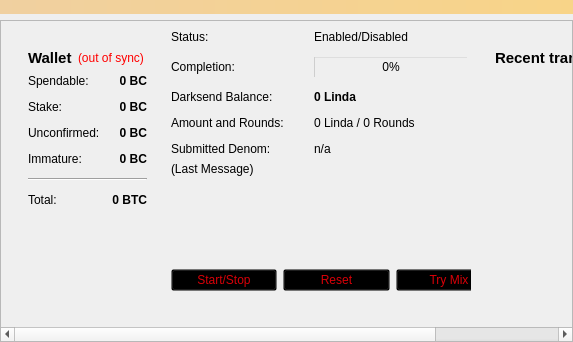
<?xml version="1.0" encoding="UTF-8"?>
<ui version="4.0">
 <class>OverviewPage</class>
 <widget class="QWidget" name="OverviewPage">
  <property name="geometry">
   <rect>
    <x>0</x>
    <y>0</y>
    <width>573</width>
    <height>342</height>
   </rect>
  </property>
  <property name="windowTitle">
   <string>Form</string>
  </property>
  <layout class="QVBoxLayout" name="topLayout">
<property name="leftMargin">
    <number>0</number>
   </property>
   <property name="topMargin">
    <number>0</number>
   </property>
   <property name="rightMargin">
    <number>0</number>
   </property>
   <property name="bottomMargin">
    <number>0</number>
   </property>
   <item>
    <widget class="QLabel" name="labelAlerts">
     <property name="visible">
      <bool>false</bool>
     </property>
     <property name="styleSheet">
      <string notr="true">background-color: qlineargradient(x1: 0, y1: 0, x2: 1, y2: 0, stop:0 #F0D0A0, stop:1 #F8D488);  color:#000000
</string>
     </property>
     <property name="wordWrap">
      <bool>true</bool>
     </property>
     <property name="margin">
      <number>3</number>
     </property>
    </widget>
   </item>
   <item>
<widget class="QScrollArea" name="scrollArea">
     <property name="widgetResizable">
      <bool>true</bool>
     </property>
     <widget class="QWidget" name="scrollAreaWidgetContents">
      <property name="geometry">
       <rect>
        <x>0</x>
        <y>0</y>
        <width>350</width>
        <height>500</height>
       </rect>
      </property>
    <layout class="QHBoxLayout" name="horizontalLayout" stretch="1,1">
     <item>
      <widget class="QWidget" name="columnOneWidget">
      
      <layout class="QVBoxLayout" name="verticalLayout_2">
       <item>
        <widget class="QWidget" name="widget" native="true">
         <layout class="QVBoxLayout" name="verticalLayout_4">
          <item>
           <layout class="QHBoxLayout" name="horizontalLayout_4">
            <item>
             <widget class="QLabel" name="label_5">
              <property name="font">
               <font>
                <pointsize>11</pointsize>
                <weight>75</weight>
                <bold>true</bold>
               </font>
              </property>
              <property name="text">
               <string>Wallet</string>
              </property>
             </widget>
            </item>
            <item>
             <widget class="QLabel" name="labelWalletStatus">
              <property name="toolTip">
               <string>The displayed information may be out of date. Your wallet automatically synchronizes with the Linda network after a connection is established, but this process has not completed yet.</string>
              </property>
              <property name="styleSheet">
               <string notr="true">QLabel { color: red; }</string>
              </property>
              <property name="text">
               <string notr="true">(out of sync)</string>
              </property>
              <property name="alignment">
               <set>Qt::AlignLeading|Qt::AlignLeft|Qt::AlignVCenter</set>
              </property>
             </widget>
            </item>
            <item>
             <spacer name="horizontalSpacer_2">
              <property name="orientation">
               <enum>Qt::Horizontal</enum>
              </property>
              <property name="sizeHint" stdset="0">
               <size>
                <width>40</width>
                <height>20</height>
               </size>
              </property>
             </spacer>
            </item>
           </layout>
          </item>
          <item>
           <layout class="QFormLayout" name="formLayout_2">
            <property name="fieldGrowthPolicy">
             <enum>QFormLayout::AllNonFixedFieldsGrow</enum>
            </property>
            <property name="horizontalSpacing">
             <number>12</number>
            </property>
            <property name="verticalSpacing">
             <number>12</number>
            </property>
            <item row="0" column="0">
             <widget class="QLabel" name="label">
              <property name="text">
               <string>Spendable:</string>
              </property>
             </widget>
            </item>
            <item row="0" column="1">
             <widget class="QLabel" name="labelBalance">
              <property name="font">
               <font>
                <weight>75</weight>
                <bold>true</bold>
               </font>
              </property>
              <property name="cursor">
               <cursorShape>IBeamCursor</cursorShape>
              </property>
              <property name="toolTip">
               <string>Your current spendable balance</string>
              </property>
              <property name="text">
               <string notr="true">0 BC</string>
              </property>
              <property name="alignment">
               <set>Qt::AlignRight|Qt::AlignTrailing|Qt::AlignVCenter</set>
              </property>
              <property name="textInteractionFlags">
               <set>Qt::LinksAccessibleByMouse|Qt::TextSelectableByKeyboard|Qt::TextSelectableByMouse</set>
              </property>
             </widget>
            </item>
            <item row="1" column="0">
             <widget class="QLabel" name="label_6">
              <property name="text">
               <string>Stake:</string>
              </property>
             </widget>
            </item>
            <item row="1" column="1">
             <widget class="QLabel" name="labelStake">
              <property name="font">
               <font>
                <weight>75</weight>
                <bold>true</bold>
               </font>
              </property>
              <property name="cursor">
               <cursorShape>IBeamCursor</cursorShape>
              </property>
              <property name="toolTip">
               <string>Total of coins that was staked, and do not yet count toward the current balance</string>
              </property>
              <property name="text">
               <string notr="true">0 BC</string>
              </property>
              <property name="alignment">
               <set>Qt::AlignRight|Qt::AlignTrailing|Qt::AlignVCenter</set>
              </property>
              <property name="textInteractionFlags">
               <set>Qt::LinksAccessibleByMouse|Qt::TextSelectableByKeyboard|Qt::TextSelectableByMouse</set>
              </property>
             </widget>
            </item>
            <item row="2" column="0">
             <widget class="QLabel" name="label_3">
              <property name="text">
               <string>Unconfirmed:</string>
              </property>
             </widget>
            </item>
            <item row="2" column="1">
             <widget class="QLabel" name="labelUnconfirmed">
              <property name="font">
               <font>
                <weight>75</weight>
                <bold>true</bold>
               </font>
              </property>
              <property name="cursor">
               <cursorShape>IBeamCursor</cursorShape>
              </property>
              <property name="toolTip">
               <string>Total of transactions that have yet to be confirmed, and do not yet count toward the current balance</string>
              </property>
              <property name="text">
               <string notr="true">0 BC</string>
              </property>
              <property name="alignment">
               <set>Qt::AlignRight|Qt::AlignTrailing|Qt::AlignVCenter</set>
              </property>
              <property name="textInteractionFlags">
               <set>Qt::LinksAccessibleByMouse|Qt::TextSelectableByKeyboard|Qt::TextSelectableByMouse</set>
              </property>
             </widget>
            </item>
            <item row="3" column="0">
             <widget class="QLabel" name="labelImmatureText">
              <property name="text">
               <string>Immature:</string>
              </property>
             </widget>
            </item>
            <item row="3" column="1">
             <widget class="QLabel" name="labelImmature">
              <property name="font">
               <font>
                <weight>75</weight>
                <bold>true</bold>
               </font>
              </property>
              <property name="toolTip">
               <string>Mined balance that has not yet matured</string>
              </property>
              <property name="text">
               <string notr="true">0 BC</string>
              </property>
              <property name="alignment">
               <set>Qt::AlignRight|Qt::AlignTrailing|Qt::AlignVCenter</set>
              </property>
              <property name="textInteractionFlags">
               <set>Qt::LinksAccessibleByMouse|Qt::TextSelectableByKeyboard|Qt::TextSelectableByMouse</set>
              </property>
             </widget>
            </item>
            <item row="4" column="0" colspan="2">
             <widget class="Line" name="line">
              <property name="orientation">
               <enum>Qt::Horizontal</enum>
              </property>
             </widget>
            </item>
            <item row="5" column="0">
             <widget class="QLabel" name="labelTotalText">
              <property name="text">
               <string>Total:</string>
              </property>
             </widget>
            </item>
            <item row="5" column="1">
             <widget class="QLabel" name="labelTotal">
              <property name="font">
               <font>
                <weight>75</weight>
                <bold>true</bold>
               </font>
              </property>
              <property name="cursor">
               <cursorShape>IBeamCursor</cursorShape>
              </property>
              <property name="toolTip">
               <string>Your current total balance</string>
              </property>
              <property name="text">
               <string notr="true">0 BTC</string>
              </property>
              <property name="alignment">
               <set>Qt::AlignRight|Qt::AlignTrailing|Qt::AlignVCenter</set>
              </property>
              <property name="textInteractionFlags">
               <set>Qt::LinksAccessibleByMouse|Qt::TextSelectableByKeyboard|Qt::TextSelectableByMouse</set>
              </property>
             </widget>
            </item>
           </layout>
          </item>
         </layout>
        </widget>
       </item>
       <item>
        <spacer name="verticalSpacer">
         <property name="orientation">
          <enum>Qt::Vertical</enum>
         </property>
         <property name="sizeHint" stdset="0">
          <size>
           <width>20</width>
           <height>40</height>
          </size>
         </property>
        </spacer>
       </item>
      </layout>
     
</widget>
</item>
<item>
<widget class="QFrame" name="frameDarksend">
<property name="sizePolicy">
             <sizepolicy hsizetype="MinimumExpanding" vsizetype="MinimumExpanding">
              <horstretch>0</horstretch>
              <verstretch>0</verstretch>
             </sizepolicy>
            </property>
<property name="minimumSize">
             <size>
              <width>300</width>
              <height>261</height>
             </size>
            </property>
      <property name="styleSheet">
       <string notr="true">background:transparent;</string>
      </property>
      <property name="frameShape">
       <enum>QFrame::StyledPanel</enum>
      </property>
      <property name="frameShadow">
       <enum>QFrame::Raised</enum>
      </property>
      <widget class="QWidget" name="verticalLayoutWidget">
       <property name="geometry">
        <rect>
         <x>0</x>
         <y>0</y>
         <width>331</width>
         <height>261</height>
        </rect>
       </property>
       <layout class="QVBoxLayout" name="verticalLayout_5">
        <item>
         <layout class="QFormLayout" name="formLayout">
          <property name="fieldGrowthPolicy">
           <enum>QFormLayout::AllNonFixedFieldsGrow</enum>
          </property>
          <property name="horizontalSpacing">
           <number>30</number>
          </property>
          <property name="verticalSpacing">
           <number>12</number>
          </property>
          <item row="0" column="0">
           <widget class="QLabel" name="label_6">
            <property name="text">
             <string>Status:</string>
            </property>
           </widget>
          </item>
          <item row="0" column="1">
           <widget class="QLabel" name="darksendEnabled">
            <property name="styleSheet">
             <string notr="true">color: rgb(0, 0, 0);</string>
            </property>
            <property name="text">
             <string>Enabled/Disabled</string>
            </property>
           </widget>
          </item>
          <item row="1" column="0">
           <widget class="QLabel" name="label_7">
            <property name="styleSheet">
             <string notr="true">color: rgb(0, 0, 0);</string>
            </property>
            <property name="text">
             <string>Completion:</string>
            </property>
           </widget>
          </item>
          <item row="1" column="1">
           <widget class="QProgressBar" name="darksendProgress">
            <property name="maximumSize">
             <size>
              <width>154</width>
              <height>16777215</height>
             </size>
            </property>
            <property name="styleSheet">
             <string notr="true">background:transparent;</string>
            </property>
            <property name="value">
             <number>0</number>
            </property>
           </widget>
          </item>
          <item row="2" column="0">
           <widget class="QLabel" name="labelAnonymizedText">
            <property name="styleSheet">
             <string notr="true">color: rgb(0, 0, 0);</string>
            </property>
            <property name="text">
             <string>Darksend Balance:</string>
            </property>
           </widget>
          </item>
          <item row="2" column="1">
           <widget class="QLabel" name="labelAnonymized">
            <property name="font">
             <font>
              <weight>75</weight>
              <bold>true</bold>
             </font>
            </property>
            <property name="styleSheet">
             <string notr="true">color: rgb(0, 0, 0);</string>
            </property>
            <property name="text">
             <string>0 Linda</string>
            </property>
           </widget>
          </item>
          <item row="3" column="0">
           <widget class="QLabel" name="label_8">
            <property name="styleSheet">
             <string notr="true">color: rgb(0, 0, 0);</string>
            </property>
            <property name="text">
             <string>Amount and Rounds:</string>
            </property>
           </widget>
          </item>
          <item row="3" column="1">
           <widget class="QLabel" name="labelAmountRounds">
            <property name="styleSheet">
             <string notr="true">color: rgb(0, 0, 0);</string>
            </property>
            <property name="text">
             <string>0 Linda / 0 Rounds</string>
            </property>
           </widget>
          </item>
          <item row="4" column="0">
           <widget class="QLabel" name="label_9">
            <property name="styleSheet">
             <string notr="true">color: rgb(0, 0, 0);</string>
            </property>
            <property name="text">
             <string>Submitted Denom:</string>
            </property>
           </widget>
          </item>
          <item row="4" column="1">
           <widget class="QLabel" name="labelSubmittedDenom">
            <property name="statusTip">
             <string>The denominations you submitted to the Linda Node. To mix, other users must submit the exact same denominations.</string>
            </property>
            <property name="styleSheet">
             <string notr="true">color: rgb(0, 0, 0);</string>
            </property>
            <property name="text">
             <string>n/a</string>
            </property>
           </widget>
          </item>
         </layout>
        </item>
        <item>
         <widget class="QLabel" name="darksendStatus">
          <property name="minimumSize">
           <size>
            <width>288</width>
            <height>43</height>
           </size>
          </property>
          <property name="styleSheet">
           <string notr="true">color: rgb(0, 0, 0);</string>
          </property>
          <property name="text">
           <string>(Last Message)</string>
          </property>
          <property name="alignment">
           <set>Qt::AlignLeading|Qt::AlignLeft|Qt::AlignTop</set>
          </property>
          <property name="wordWrap">
           <bool>true</bool>
          </property>
         </widget>
        </item>
        <item>
         <layout class="QHBoxLayout" name="horizontalLayout_2">
          <item>
           <widget class="QPushButton" name="toggleDarksend">
            <property name="sizePolicy">
             <sizepolicy hsizetype="MinimumExpanding" vsizetype="Fixed">
              <horstretch>0</horstretch>
              <verstretch>0</verstretch>
             </sizepolicy>
            </property>
            <property name="styleSheet">
             <string notr="true">color: rgb(217, 0, 7);</string>
            </property>
            <property name="text">
             <string>Start/Stop</string>
            </property>
           </widget>
          </item>
          <item>
           <widget class="QPushButton" name="darksendReset">
            <property name="sizePolicy">
             <sizepolicy hsizetype="MinimumExpanding" vsizetype="Fixed">
              <horstretch>0</horstretch>
              <verstretch>0</verstretch>
             </sizepolicy>
            </property>
            <property name="toolTip">
             <string>Reset the current status of Darksend (can interrupt Darksend if it's in the process of Mixing, which can cost you money!)</string>
            </property>
            <property name="autoFillBackground">
             <bool>false</bool>
            </property>
            <property name="styleSheet">
             <string notr="true">color: rgb(217, 0, 7);</string>
            </property>
            <property name="text">
             <string>Reset</string>
            </property>
           </widget>
          </item>
          <item>
           <widget class="QPushButton" name="darksendAuto">
            <property name="sizePolicy">
             <sizepolicy hsizetype="MinimumExpanding" vsizetype="Fixed">
              <horstretch>0</horstretch>
              <verstretch>0</verstretch>
             </sizepolicy>
            </property>
            <property name="toolTip">
             <string>Try to manually submit a Darksend request.</string>
            </property>
            <property name="styleSheet">
             <string notr="true">color: rgb(217, 0, 7);</string>
            </property>
            <property name="text">
             <string>Try Mix</string>
            </property>
           </widget>
          </item>
         </layout>
        </item>
       </layout>
      </widget>
     </widget>
</item>
<item>
<widget class="QWidget" name="columnTwoWidget">
      
      <layout class="QVBoxLayout" name="verticalLayout_3">
       <item>
        <widget class="QWidget" name="widget_2" native="true">
         <layout class="QVBoxLayout" name="verticalLayout">
          <item>
           <layout class="QHBoxLayout" name="horizontalLayout_2">
            <item>
             <widget class="QLabel" name="label_4">
              <property name="font">
               <font>
                <pointsize>11</pointsize>
                <weight>75</weight>
                <bold>true</bold>
               </font>
              </property>
              <property name="text">
               <string>&lt;b&gt;Recent transactions&lt;/b&gt;</string>
              </property>
             </widget>
            </item>
            <item>
             <widget class="QLabel" name="labelTransactionsStatus">
              <property name="toolTip">
               <string>The displayed information may be out of date. Your wallet automatically synchronizes with the Linda network after a connection is established, but this process has not completed yet.</string>
              </property>
              <property name="styleSheet">
               <string notr="true">QLabel { color: red; }</string>
              </property>
              <property name="text">
               <string notr="true">(out of sync)</string>
              </property>
              <property name="alignment">
               <set>Qt::AlignRight|Qt::AlignTrailing|Qt::AlignVCenter</set>
              </property>
             </widget>
            </item>
            <item>
             <spacer name="horizontalSpacer">
              <property name="orientation">
               <enum>Qt::Horizontal</enum>
              </property>
              <property name="sizeHint" stdset="0">
               <size>
                <width>40</width>
                <height>20</height>
               </size>
              </property>
             </spacer>
            </item>
           </layout>
          </item>
          <item>
           <widget class="QListView" name="listTransactions">
            <property name="styleSheet">
             <string notr="true">QListView { background: transparent; }</string>
            </property>
            <property name="frameShape">
             <enum>QFrame::NoFrame</enum>
            </property>
            <property name="verticalScrollBarPolicy">
             <enum>Qt::ScrollBarAlwaysOff</enum>
            </property>
            <property name="horizontalScrollBarPolicy">
             <enum>Qt::ScrollBarAlwaysOff</enum>
            </property>
            <property name="selectionMode">
             <enum>QAbstractItemView::NoSelection</enum>
            </property>
           </widget>
          </item>
         </layout>
        </widget>
       </item>
      </layout>
     
</widget>
</item>
</layout>
</widget>
</widget>
   </item>
  </layout>
 </widget>
<customwidgets>
  <customwidget>
   <class>FlowLayout</class>
   <extends>QLayout</extends>
   <header>flowlayout.h</header>
   <container>1</container>
  </customwidget>
 </customwidgets>
 <resources/>
 <connections/>
</ui>
